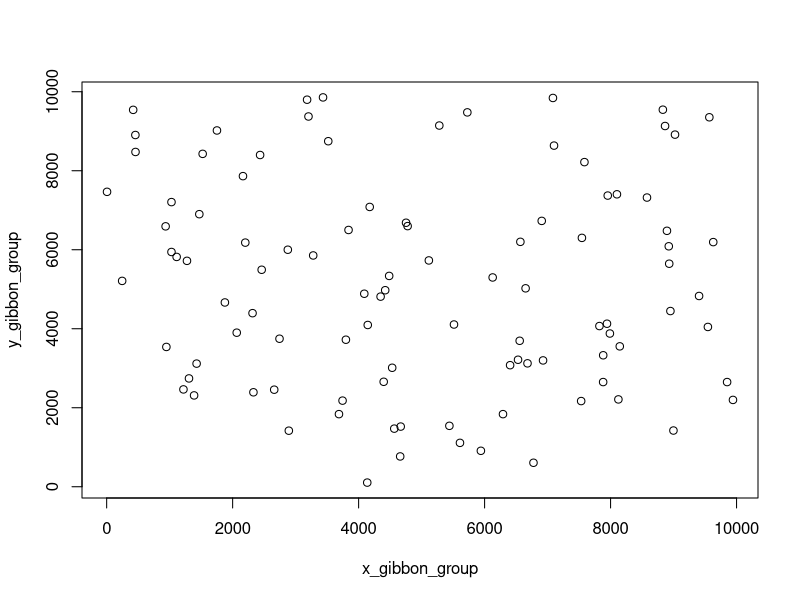

Here is the R script that generated this plot:
set.seed(123)

# x and y in square survey site with dimensions 10kmx10km with markers every 2000m
# mics
x_mic = seq(from = 2000, to = 8000, by = 2000)
y_mic = seq(from = 2000, to = 8000, by = 2000)

mic_coords = expand.grid(x = x_mic, y = y_mic)
colnames(mic_coords) = c('x_mic', 'y_mic')

# expectation of gibbon groups in survey area
intensity = 0.000001
x_perimeter = 10000
y_perimeter = 10000
survey_area = x_perimeter * y_perimeter
expected_gibbon_groups = intensity * survey_area

# homogeneous Poisson point process for getting gibbon coordinates
x_gibbon_group <- round(runif(expected_gibbon_groups, 0, x_perimeter))
y_gibbon_group <- round(runif(expected_gibbon_groups, 0, y_perimeter))

gibbon_group_coords = cbind(x_gibbon_group, y_gibbon_group)

# TODO: this plot looks like ass, please fix
plot(x_gibbon_group, y_gibbon_group)

lambda = 500
sigma = 50





